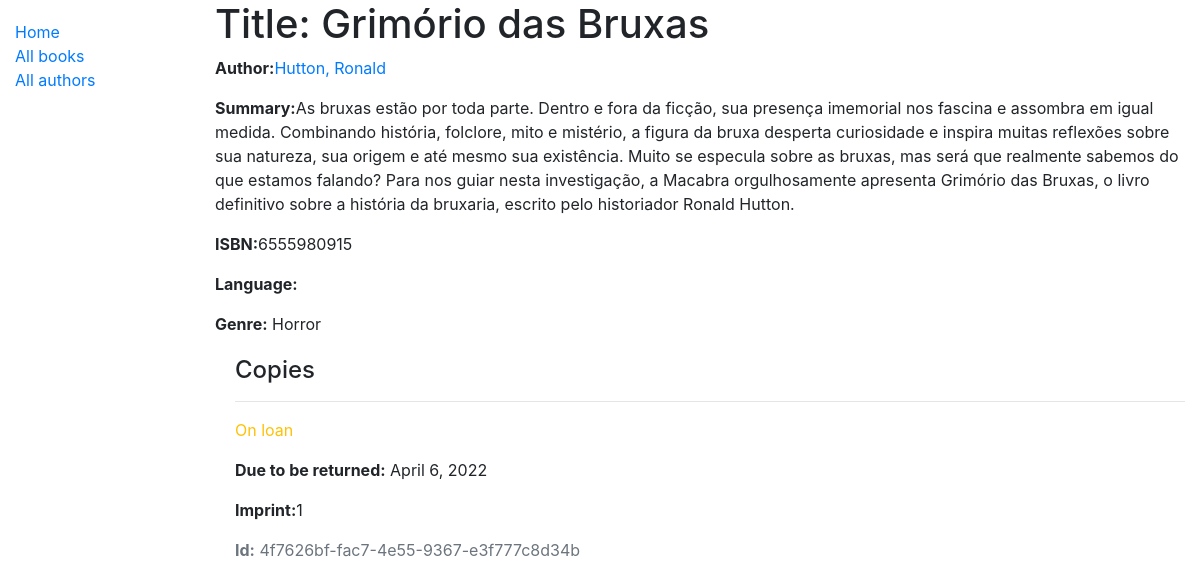
/catalog/book/1, run on the app's committed database.
### catalog/models.py (models this page shows, shortened)
class Book(models.Model):
    title = models.CharField(max_length=200)
    author = models.ForeignKey('Author', on_delete=models.SET_NULL, null=True)
    summary = models.TextField(max_length=1000, help_text='Enter a brief description of the book')
    isbn = models.CharField('ISBN', max_length=13, help_text='13 Character <a href="https://www.isbn-international.org/content/what-isbn">ISBN number</a>')
    genre = models.ManyToManyField(Genre, help_text='Select a genre for this book')
    def display_genre(self):
        """Create a string for the Genre. This is required to display genre in Admin."""
        return ', '.join(genre.name for genre in self.genre.all()[:3])
    display_genre.short_description = 'Genre'

class Author(models.Model):
    first_name = models.CharField(max_length=100)
    last_name = models.CharField(max_length=100)
    date_of_birth = models.DateField(null=True, blank=True)
    date_of_death = models.DateField('Died', null=True, blank=True)
    class Meta:
        ordering = ['last_name', 'first_name']
    def __str__(self):
        return f'{self.last_name}, {self.first_name}'

class Genre(models.Model):
    name = models.CharField(max_length=200, help_text='Enter a book genre (e.g. Science Fiction)')
    def __str__(self):
        return self.name

class BookInstance(models.Model):
    id = models.UUIDField(primary_key=True, default=uuid.uuid4, help_text='Unique ID for this particular book across whole library')
    book = models.ForeignKey('Book', on_delete=models.SET_NULL, null=True)
    imprint = models.CharField(max_length=200)
    due_back = models.DateField(null=True, blank=True)
    LOAN_STATUS = (
        ('m', 'Maintenance'),
        ('o', 'On loan'),
        ('a', 'Available'),
        ('r', 'Reserved'),
    )
    status = models.CharField(
        max_length=1,
        choices=LOAN_STATUS,
        blank=True,
        default='m',
        help_text='Book availability',
    )
    class Meta:
        ordering = ['due_back']

### catalog/views.py (the view)
# urls.py: path('book/<int:pk>', views.BookDetailView.as_view(), name='book-detail'),
class BookDetailView(generic.DetailView):
    model = Book

### catalog/templates/catalog/book_detail.html
{% extends 'base_generic.html' %}
{% block content %}
    <h1>Title: {{ book.title }}</h1>
    <p><strong>Author:</strong><a href="">{{ book.author }}</a></p>
    <p><strong>Summary:</strong>{{ book.summary }}</p>
    <p><strong>ISBN:</strong>{{ book.isbn }}</p>
    <p><strong>Language:</strong>{{ book.language }}</p>
    <p><strong>Genre:</strong> {% for genre in book.genre.all %} {{ genre }}{% if not forloop.last %}, {% endif %}{% endfor %}</p>
    <div style='margin-left:20px;margin-top:20px'>
        <h4>Copies</h4>
        {% for copy in book.bookinstance_set.all %}
            <hr>
            <p class="{% if copy.status == 'a' %}text-success{% elif copy.status == 'm' %}text-danger{% else %}text-warning{% endif %}">{{ copy.get_status_display }}</p>
            {% if copy.status != 'a' %}
                <p><strong>Due to be returned:</strong> {{ copy.due_back }} </p>
            {% endif %}
            <p><strong>Imprint:</strong>{{copy.imprint}}</p>
            <p class="text-muted"><strong>Id:</strong> {{copy.id}} </p>
        {% endfor %}
    </div>
{% endblock %}

### data on the page
Book: title "Grimório das Bruxas", author "Hutton, Ronald", summary "As bruxas estão por toda parte. Dentro e fora da ficção, sua presença imemorial nos fascina e assombra em igual medida. Combinando história, folclore, mito e mistério, a figura da bruxa desperta curiosidade e inspira muitas reflexões sobre sua natureza, sua origem e até mesmo sua existência. Muito se especula sobre as bruxas, mas será que realmente sabemos do que estamos falando? Para nos guiar nesta investigação, a Macabra orgulhosamente apresenta Grimório das Bruxas, o livro definitivo sobre a história da bruxaria, escrito pelo historiador Ronald Hutton.", isbn "6555980915"
Genre: name "Horror"
BookInstance: status "On loan", due_back "April 6, 2022", imprint "1", id "4f7626bf-fac7-4e55-9367-e3f777c8d34b"
